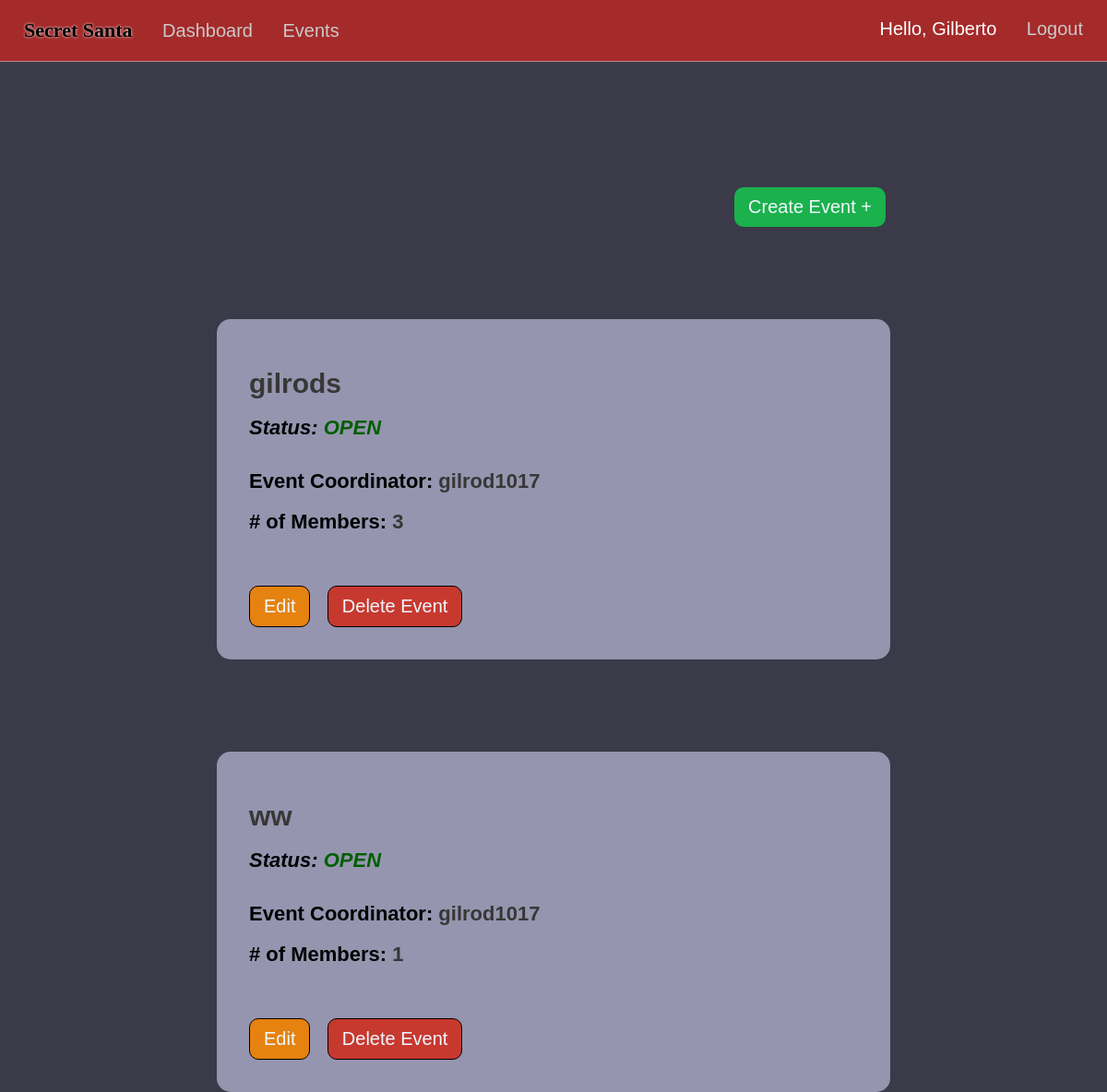
The app's page /events (signed in), older data.
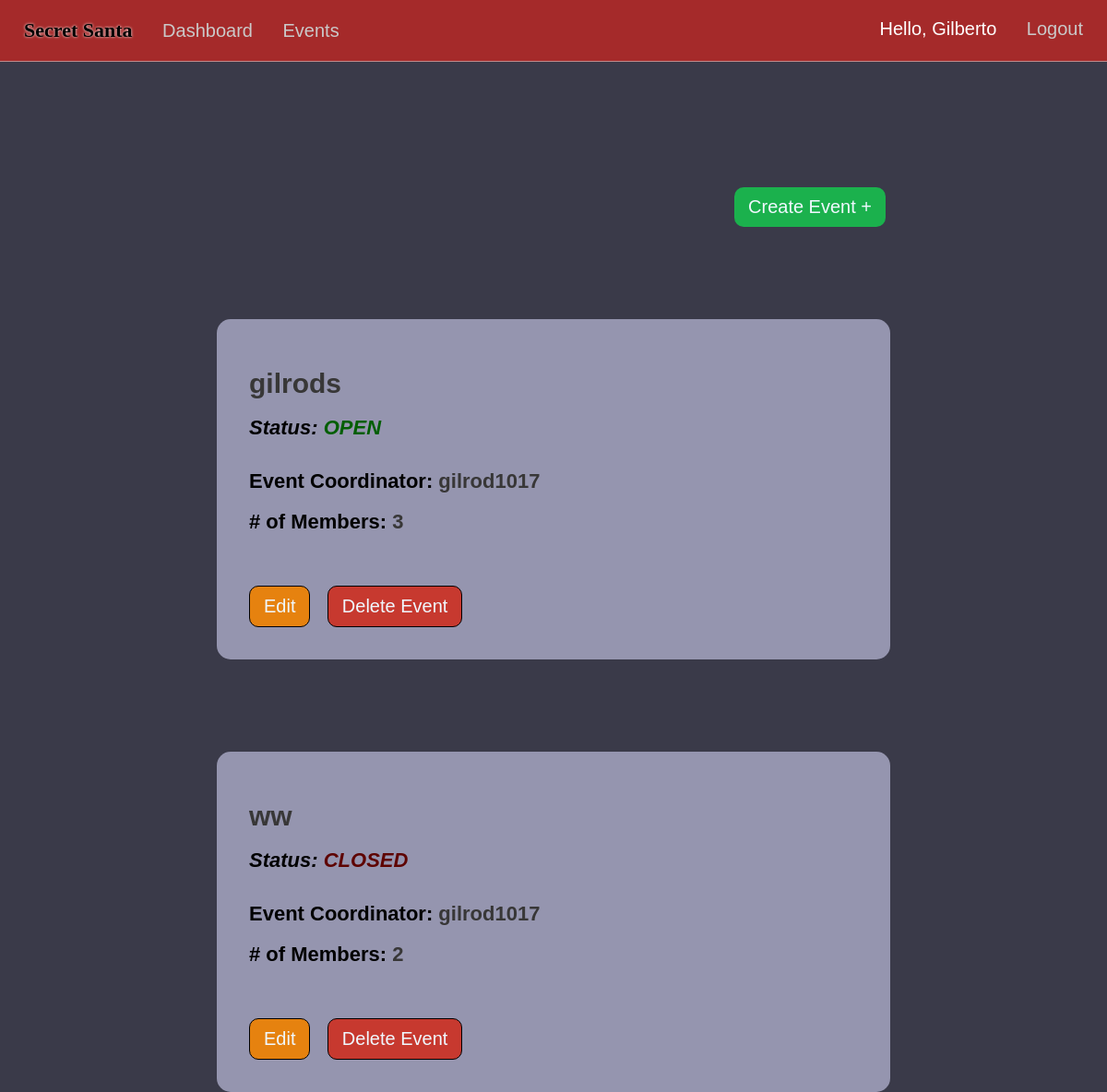
The same page, newer data.
### market/models.py (models this page shows, shortened)
class User(db.Model, UserMixin):
    id = db.Column(db.Integer(), primary_key=True)
    username = db.Column(db.String(length=30), nullable=False, unique=True)
    first_name = db.Column(db.String(length=50), nullable=False)
    last_name = db.Column(db.String(length=50), nullable=False)
    email_address = db.Column(db.String(length=50), nullable=False, unique=True)
    password_hash = db.Column(db.String(length=60), nullable=False)
    items = db.relationship('Item', backref='owned_user', lazy=True)
    events = db.relationship('Event', backref='coordinator', lazy=True)
    events_attending = db.relationship('EventMembers', backref='attendees', lazy=True, overlaps="event_members")
    @property
    def password(self):
        return self.password_hash

class Event(db.Model):
    event_id = db.Column(db.Integer(), primary_key=True)
    coordinator_id = db.Column(db.Integer(), db.ForeignKey('user.id'), nullable=False)
    event_name = db.Column(db.String(length=75), nullable=False, unique=True)
    event_date = db.Column(db.Date())
    event_status = db.Column(db.String(length=20))
    attendees = db.relationship('EventMembers', backref='attended_events', lazy=True)
    fields = db.relationship('EventFields', backref='event_for_field', lazy=True)

### market/routes.py (the view)
@app.route("/events")
@login_required
def events_page():
    events=Event.query.order_by(Event.event_status.desc()).all()
    return render_template('events.html', events=events)

### market/models.py (called while the page is built)
@login_manager.user_loader
def load_user(user_id):
    return User.query.get(int(user_id))

### market/templates/events.html (shortened to what this page needs)
{% extends 'base.html' %}
  {% block style %}
  <link rel= "stylesheet" type= "text/css" href= "{{ url_for('static',filename='styles/events.css') }}">
  {% endblock %}
  {% block content %}
    {% if events %}
    <center>
    <div class="create-btn-div-true">
    <a href="{{url_for('create_event')}}"><button class="create-btn-yes">Create Event +</button></a>
    </div>
      <div class="create-div">
      {% for event in events %}
      <div class="event">
        <div class="titles-div">
          <h1 class="e-title"><span class="event-info event-info-title">{{event.event_name}}</span></h1>
          <h1 class="e-title e-status"><i>Status:
            {% if event.event_status|title=='Open' %}
              <span class="event-status-info-open">{{event.event_status|upper}}</i></span></h1><br>
            {% elif event.event_status|title=='Closed' %}
            <span class="event-status-info-closed">{{event.event_status|upper}}</i></span></h1><br>
            {% endif %}
          <h1 class="e-title">Event Coordinator: <span class="event-info">{{event.coordinator.username}}</span></h1>
          <h1 class="e-title"># of Members: <span class="event-info">
            {% set count = [] %}
            {% for person in event.attendees%}
              {% if person.status == 'member'%}
                {% set _ = count.append(person) %}
              {% endif %}
            {% endfor %}
            {{count|length}}
          </span></h1>
        </div>
        <br><br><br><br>
        <div class="buttons">
          {% if current_user.is_authenticated and current_user.id == event.coordinator.id %}
            <a href="{{ url_for('event_info', event_id=event.event_id) }}"><button class="edit-btn">Edit</button></a>
            <a href="{{ url_for('delete_event', event_id=event.event_id) }}"><button class="delete-btn">Delete Event</button></a>
            {% else %}
              <a href="{{ url_for('event_info', event_id=event.event_id) }}"><button class="info-btn">Info</button></a>
              {% if event.event_status=='open'%}
              <a href="{{ url_for('request_event', event_id=event.event_id, member_id=current_user.id) }}"><button class="request-btn">Request</button></a>
              {% endif %}
            {% endif %}
        </div>
      </div>
      {% endfor %}
    </div></center>
    {% else %}
    <center>
    <div class="no-event-div">
    <p>Be the First To Create An Event!</p>
    <a href="{{url_for('create_event')}}"><button class="create-btn">Create Event +</button></a>
    </div></center>
    {% endif %}
  {% endblock %}

### market/templates/base.html (shortened to what this page needs)
<!DOCTYPE html>
<html lang="en">
<head>
  <link rel= "stylesheet" type= "text/css" href= "{{ url_for('static',filename='styles/main.css') }}">
  {% block style %}
  {% endblock %}
</head>
<body>
  <nav>
    <ul class="top-left-nav">
      <a href="{{ url_for('home_page') }}" ><li class="li-title">
        Secret Santa
      </li></a>
    {% if current_user.is_authenticated %}
      <li>
        <a href="{{ url_for('dashboard_page') }}" class="nav-item">Dashboard</a>
      </li>
      <li>
        <a href="{{ url_for('events_page') }}" class="nav-item">Events</a>
      </li>
    {% endif %}
    </ul>
    {% if current_user.is_authenticated %}
    <ul class="top-right-nav">
      <li>
        <p class="nav-name">Hello, {{ current_user.first_name.title() }} </p>
      </li>
      <li>
        <a class="nav-item" href="{{ url_for('logout_page') }}">Logout</a>
      </li>
    </ul>
    {% endif %}
  </nav>
  {% block content %}
  {% endblock %}
</body>
</html>

### market/static/styles/main.css (style rules this page uses)
* { margin: 0px; box-sizing: border-box; }
body { margin-top: 66px; font-family: Arial, Helvetica, sans-serif; background-color: rgb(58, 58, 73); color: white; padding: 0px 10px; padding-bottom: 80px; }
nav { display: flex; justify-content: space-between; background-color: brown; padding: 20px 20px; position: fixed; right: 0px; left: 0px; top:0px; z-index: 1000; color: black; font-family:'Gill Sans', 'Gill Sans MT', Calibri, 'Trebuchet MS', sans-serif; font-size: 20px; border-bottom: 1px solid rgba(209, 208, 208, 0.589); }
.li-title { font-weight: bolder; font-size: 22px; font-family: 'Grinched'; text-shadow: 0px 0px 3px white; }
.top-left-nav { list-style: none; padding: 0px; display: inline-block; }
.top-left-nav li,.top-right-nav li { display: inline-block; margin-right: 6px; margin-left: 6px; }
.top-right-nav { list-style: none; padding: 0px; display: inline-block; }
.nav-item { text-decoration: none; color: rgb(202, 201, 201); margin-left: 15px; }
.nav-name { text-decoration: none; color: rgb(255, 255, 255); }
a { text-decoration: none; color: Black; }

### market/static/styles/events.css (style rules this page uses)
body { margin-top: 80px; padding: 0px 10px; }
.event { background-color: rgb(149, 149, 175); min-height: 350px; max-width: 750px; margin-top: 100px; border-radius: 15px; text-align: left; padding:35px; font-size: 12px; display: flex; flex-direction:column; justify-content:space-between; margin-left: 10px; margin-right: 10px; }
.event-info-title { font-size: 30px; }
.e-title { margin-top: 18px; font-size: 22px; color: rgb(0, 0, 0); font-family: 'Gill Sans', 'Gill Sans MT', Calibri, 'Trebuchet MS', sans-serif; }
.e-status { color:rgb(0, 0, 0); }
.event-status-info-open { color:rgb(1, 94, 1); font-weight: bold; }
.event-status-info-closed { color:rgb(94, 4, 1); font-weight: bold; }
.titles-div { display: inline-block; }
.event-info { color: rgb(56, 55, 55); }
.delete-btn { cursor: pointer; background-color: rgb(199, 57, 47); border: none; color: aliceblue; padding: 10px 15px; border-radius: 10px; font-size: 20px; font-family: 'Gill Sans', 'Gill Sans MT', Calibri, 'Trebuchet MS', sans-serif; border:1px solid black; }
.create-div { max-width: 750px; }
.create-btn-div-true { padding-top: 123px; padding-right: 15px; display:flex; max-width: 750px; justify-content: end; }
.create-btn-yes { cursor: pointer; background-color: rgb(27, 177, 77); border: none; color: aliceblue; padding: 10px 15px; border-radius: 10px; font-size: 20px; font-family: 'Gill Sans', 'Gill Sans MT', Calibri, 'Trebuchet MS', sans-serif; }
.edit-btn { cursor: pointer; background-color: rgb(230, 130, 15); border: none; color: aliceblue; padding: 10px 15px; border-radius: 10px; font-size: 20px; font-family: 'Gill Sans', 'Gill Sans MT', Calibri, 'Trebuchet MS', sans-serif; margin-right: 15px; border:1px solid black; }

Row changes from the older to the newer data that the page shows:
changed Event "ww": count "1" → "2"; event_status "OPEN" → "CLOSED"
